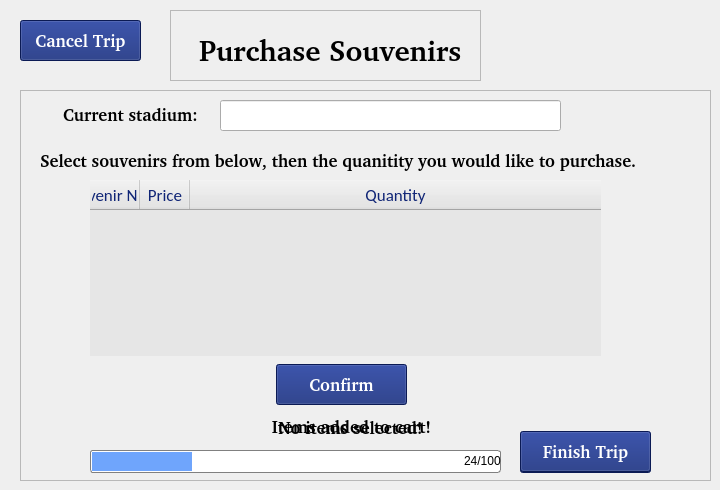
    <widget class="QWidget" name="PurchaseSouvenirsPage">
     <widget class="QPushButton" name="pushButton_cancel_onPurchase">
      <property name="geometry">
       <rect>
        <x>20</x>
        <y>20</y>
        <width>121</width>
        <height>41</height>
       </rect>
      </property>
      <property name="font">
       <font>
        <family>FISH&amp;CHIPS</family>
        <pointsize>13</pointsize>
        <weight>75</weight>
        <bold>true</bold>
       </font>
      </property>
      <property name="styleSheet">
       <string notr="true">QPushButton#pushButton_cancel_onPurchase{
    background-color: rgb(16, 37, 118);
	color: white;
    border-width: 2px;
}
QPushButton#pushButton_cancel_onPurchase:hover{
	 background-color: qradialgradient(spread:reflect, cx:0.5, cy:0.5, radius:0.5, fx:0.5, fy:0.5, stop:0 rgba(255, 255, 255, 255), stop:1 rgba(195, 224, 238, 255));
	 border-width: 2px;
	 color: black;
}
QPushButton#pushButton_cancel_onPurchase:pressed {
    background-color: qradialgradient(spread:reflect, cx:0.5, cy:0.5, radius:0.5, fx:0.5, fy:0.5, stop:0 rgba(197, 237, 255, 255), stop:1 rgba(107, 206, 255, 255));
	border-width: 2px;
	color: white;
}</string>
      </property>
      <property name="text">
       <string>Cancel Trip</string>
      </property>
      <property name="iconSize">
       <size>
        <width>24</width>
        <height>24</height>
       </size>
      </property>
     </widget>
     <widget class="QFrame" name="frame_17">
      <property name="geometry">
       <rect>
        <x>170</x>
        <y>10</y>
        <width>311</width>
        <height>71</height>
       </rect>
      </property>
      <property name="styleSheet">
       <string notr="true"/>
      </property>
      <property name="frameShape">
       <enum>QFrame::StyledPanel</enum>
      </property>
      <property name="frameShadow">
       <enum>QFrame::Sunken</enum>
      </property>
      <widget class="QLabel" name="label_purchaseSouvenirs">
       <property name="geometry">
        <rect>
         <x>29</x>
         <y>20</y>
         <width>281</width>
         <height>41</height>
        </rect>
       </property>
       <property name="font">
        <font>
         <family>FISH&amp;CHIPS</family>
         <pointsize>17</pointsize>
         <weight>75</weight>
         <bold>true</bold>
        </font>
       </property>
       <property name="text">
        <string>&lt;html&gt;&lt;head/&gt;&lt;body&gt;&lt;p&gt;&lt;span style=&quot; font-size:22pt; font-weight:600;&quot;&gt;Purchase Souvenirs&lt;/span&gt;&lt;/p&gt;&lt;/body&gt;&lt;/html&gt;</string>
       </property>
      </widget>
     </widget>
     <widget class="QFrame" name="frame_18">
      <property name="geometry">
       <rect>
        <x>20</x>
        <y>90</y>
        <width>691</width>
        <height>391</height>
       </rect>
      </property>
      <property name="styleSheet">
       <string notr="true"/>
      </property>
      <property name="frameShape">
       <enum>QFrame::StyledPanel</enum>
      </property>
      <property name="frameShadow">
       <enum>QFrame::Sunken</enum>
      </property>
      <widget class="QLabel" name="label_success_onPurchase">
       <property name="geometry">
        <rect>
         <x>191</x>
         <y>322</y>
         <width>281</width>
         <height>31</height>
        </rect>
       </property>
       <property name="font">
        <font>
         <family>FISH&amp;CHIPS</family>
         <pointsize>13</pointsize>
         <weight>75</weight>
         <bold>true</bold>
        </font>
       </property>
       <property name="text">
        <string>&lt;html&gt;&lt;head/&gt;&lt;body&gt;&lt;p align=&quot;center&quot;&gt;Items added to cart!&lt;/p&gt;&lt;/body&gt;&lt;/html&gt;</string>
       </property>
      </widget>
      <widget class="QLabel" name="label_currentStadium_onPurchase">
       <property name="geometry">
        <rect>
         <x>30</x>
         <y>10</y>
         <width>161</width>
         <height>31</height>
        </rect>
       </property>
       <property name="font">
        <font>
         <family>FISH&amp;CHIPS</family>
         <pointsize>13</pointsize>
         <weight>75</weight>
         <bold>true</bold>
        </font>
       </property>
       <property name="text">
        <string>&lt;html&gt;&lt;head/&gt;&lt;body&gt;&lt;p align=&quot;center&quot;&gt;Current stadium:&lt;/p&gt;&lt;/body&gt;&lt;/html&gt;</string>
       </property>
      </widget>
      <widget class="QPushButton" name="pushButton_next_onPurchase">
       <property name="geometry">
        <rect>
         <x>500</x>
         <y>342</y>
         <width>131</width>
         <height>41</height>
        </rect>
       </property>
       <property name="font">
        <font>
         <family>FISH&amp;CHIPS</family>
         <pointsize>13</pointsize>
         <weight>75</weight>
         <bold>true</bold>
        </font>
       </property>
       <property name="styleSheet">
        <string notr="true">QPushButton#pushButton_next_onPurchase{
    background-color: rgb(16, 37, 118);
	color: white;
    border-width: 2px;
}
QPushButton#pushButton_next_onPurchase:hover{
	 background-color: qradialgradient(spread:reflect, cx:0.5, cy:0.5, radius:0.5, fx:0.5, fy:0.5, stop:0 rgba(255, 255, 255, 255), stop:1 rgba(195, 224, 238, 255));
	 border-width: 2px;
	 color: black;
}
QPushButton#pushButton_next_onPurchase:pressed {
    background-color: qradialgradient(spread:reflect, cx:0.5, cy:0.5, radius:0.5, fx:0.5, fy:0.5, stop:0 rgba(197, 237, 255, 255), stop:1 rgba(107, 206, 255, 255));
	border-width: 2px;
	color: white;
}</string>
       </property>
       <property name="text">
        <string>Next Stadium</string>
       </property>
      </widget>
      <widget class="QPushButton" name="pushButton_confirm_onPurchase">
       <property name="geometry">
        <rect>
         <x>256</x>
         <y>274</y>
         <width>131</width>
         <height>41</height>
        </rect>
       </property>
       <property name="font">
        <font>
         <family>FISH&amp;CHIPS</family>
         <pointsize>13</pointsize>
         <weight>75</weight>
         <bold>true</bold>
        </font>
       </property>
       <property name="styleSheet">
        <string notr="true">QPushButton#pushButton_confirm_onPurchase{
    background-color: rgb(16, 37, 118);
	color: white;
    border-width: 2px;
}
QPushButton#pushButton_confirm_onPurchase:hover{
	 background-color: qradialgradient(spread:reflect, cx:0.5, cy:0.5, radius:0.5, fx:0.5, fy:0.5, stop:0 rgba(255, 255, 255, 255), stop:1 rgba(195, 224, 238, 255));
	 border-width: 2px;
	 color: black;
}
QPushButton#pushButton_confirm_onPurchase:pressed {
    background-color: qradialgradient(spread:reflect, cx:0.5, cy:0.5, radius:0.5, fx:0.5, fy:0.5, stop:0 rgba(197, 237, 255, 255), stop:1 rgba(107, 206, 255, 255));
	border-width: 2px;
	color: white;
}</string>
       </property>
       <property name="text">
        <string>Confirm</string>
       </property>
      </widget>
      <widget class="QPushButton" name="pushButton_finish_onPurchase">
       <property name="geometry">
        <rect>
         <x>500</x>
         <y>341</y>
         <width>131</width>
         <height>41</height>
        </rect>
       </property>
       <property name="font">
        <font>
         <family>FISH&amp;CHIPS</family>
         <pointsize>13</pointsize>
         <weight>75</weight>
         <bold>true</bold>
        </font>
       </property>
       <property name="styleSheet">
        <string notr="true">QPushButton#pushButton_finish_onPurchase{
    background-color: rgb(16, 37, 118);
	color: white;
    border-width: 2px;
}
QPushButton#pushButton_finish_onPurchase:hover{
	 background-color: qradialgradient(spread:reflect, cx:0.5, cy:0.5, radius:0.5, fx:0.5, fy:0.5, stop:0 rgba(255, 255, 255, 255), stop:1 rgba(195, 224, 238, 255));
	 border-width: 2px;
	 color: black;
}
QPushButton#pushButton_finish_onPurchase:pressed {
    background-color: qradialgradient(spread:reflect, cx:0.5, cy:0.5, radius:0.5, fx:0.5, fy:0.5, stop:0 rgba(197, 237, 255, 255), stop:1 rgba(107, 206, 255, 255));
	border-width: 2px;
	color: white;
}</string>
       </property>
       <property name="text">
        <string>Finish Trip</string>
       </property>
      </widget>
      <widget class="QProgressBar" name="progressBar_onPurchase">
       <property name="geometry">
        <rect>
         <x>70</x>
         <y>360</y>
         <width>411</width>
         <height>23</height>
        </rect>
       </property>
       <property name="styleSheet">
        <string notr="true">QProgressBar:horizontal {
border: 1px solid gray;
border-radius: 3px;
background: white;
padding: 1px;
text-align: right;
margin-right: 10ex;
}

QProgressBar::chunk:horizontal {
background: #6fa5fc;
width: 10px;
}</string>
       </property>
       <property name="value">
        <number>24</number>
       </property>
       <property name="format">
        <string>%v/%m</string>
       </property>
      </widget>
      <widget class="QLineEdit" name="lineEdit_currentStadium_onPurchase">
       <property name="geometry">
        <rect>
         <x>200</x>
         <y>10</y>
         <width>341</width>
         <height>31</height>
        </rect>
       </property>
       <property name="readOnly">
        <bool>true</bool>
       </property>
      </widget>
      <widget class="QTableWidget" name="tableWidget_souvenirs_onPurchase">
       <property name="geometry">
        <rect>
         <x>70</x>
         <y>90</y>
         <width>511</width>
         <height>176</height>
        </rect>
       </property>
       <property name="font">
        <font>
         <family>Calibri</family>
         <pointsize>10</pointsize>
        </font>
       </property>
       <property name="styleSheet">
        <string notr="true">QTableWidget#tableWidget_souvenirs_onPurchase{
background-color: rgb(230, 230, 230);
border: transparent;
gridline-color: white;
color: rgb(16, 37, 118);
}
QHeaderView::section {
background-color:  rgb(230, 230, 230); 
color: rgb(16, 37, 118);
font-family: Calibri;
font-size: 13pt;
height: 30px;
}
QTableCornerButton{
background-color: transparent;
color: transparent;
}</string>
       </property>
       <property name="editTriggers">
        <set>QAbstractItemView::NoEditTriggers</set>
       </property>
       <property name="showDropIndicator" stdset="0">
        <bool>false</bool>
       </property>
       <property name="dragDropOverwriteMode">
        <bool>false</bool>
       </property>
       <property name="selectionMode">
        <enum>QAbstractItemView::NoSelection</enum>
       </property>
       <property name="selectionBehavior">
        <enum>QAbstractItemView::SelectRows</enum>
       </property>
       <attribute name="horizontalHeaderDefaultSectionSize">
        <number>50</number>
       </attribute>
       <attribute name="horizontalHeaderStretchLastSection">
        <bool>true</bool>
       </attribute>
       <column>
        <property name="text">
         <string>Souvenir Name</string>
        </property>
       </column>
       <column>
        <property name="text">
         <string>Price</string>
        </property>
       </column>
       <column>
        <property name="text">
         <string>Quantity</string>
        </property>
       </column>
      </widget>
      <widget class="QLabel" name="label_error_onPurchase">
       <property name="geometry">
        <rect>
         <x>195</x>
         <y>327</y>
         <width>271</width>
         <height>21</height>
        </rect>
       </property>
       <property name="font">
        <font>
         <family>FISH&amp;CHIPS</family>
         <pointsize>13</pointsize>
         <weight>75</weight>
         <bold>true</bold>
        </font>
       </property>
       <property name="text">
        <string>&lt;html&gt;&lt;head/&gt;&lt;body&gt;&lt;p align=&quot;center&quot;&gt;No items selected!&lt;/p&gt;&lt;/body&gt;&lt;/html&gt;</string>
       </property>
      </widget>
      <widget class="QLabel" name="label_instructions_onPurchase">
       <property name="geometry">
        <rect>
         <x>20</x>
         <y>60</y>
         <width>641</width>
         <height>21</height>
        </rect>
       </property>
       <property name="font">
        <font>
         <family>FISH&amp;CHIPS</family>
         <pointsize>13</pointsize>
         <weight>75</weight>
         <bold>true</bold>
        </font>
       </property>
       <property name="text">
        <string>Select souvenirs from below, then the quanitity you would like to purchase.</string>
       </property>
      </widget>
     </widget>
    </widget>
